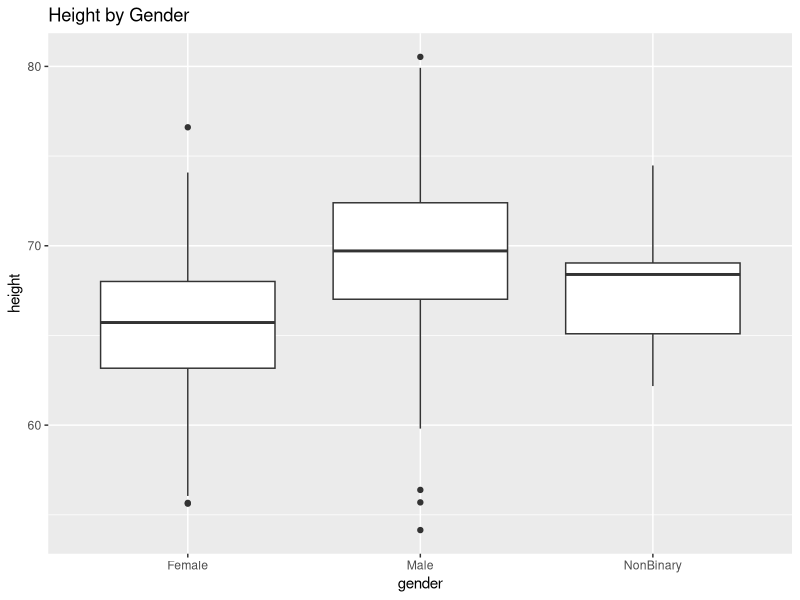
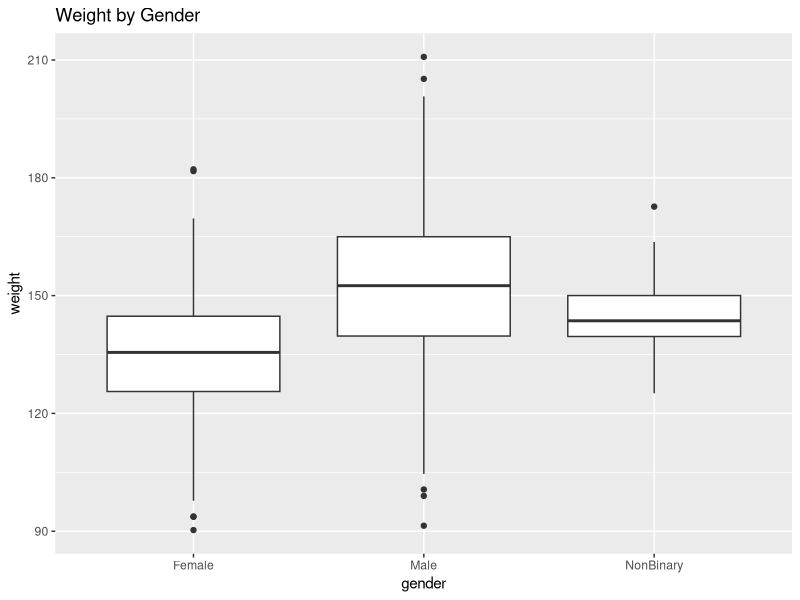
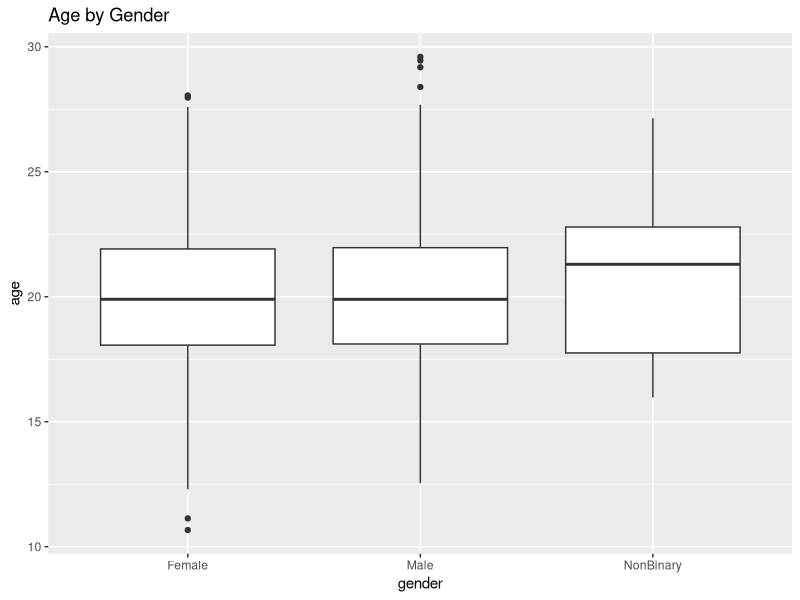
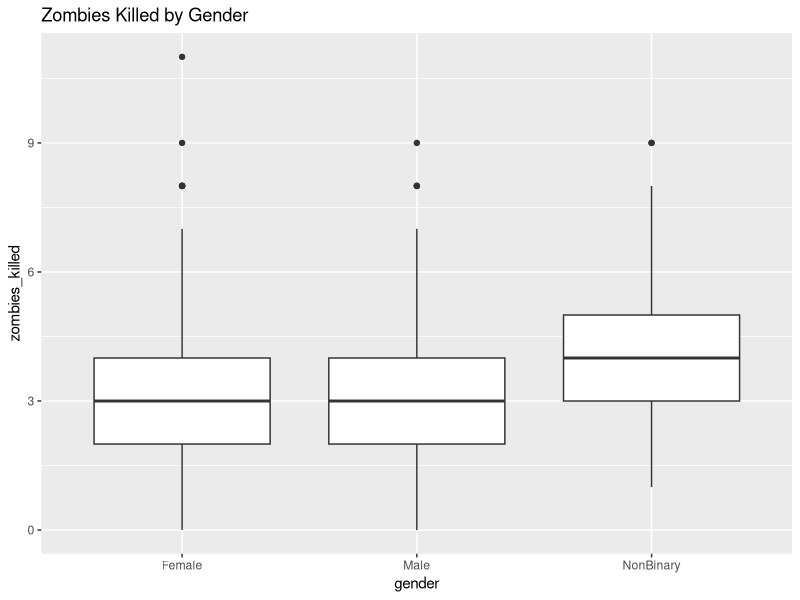
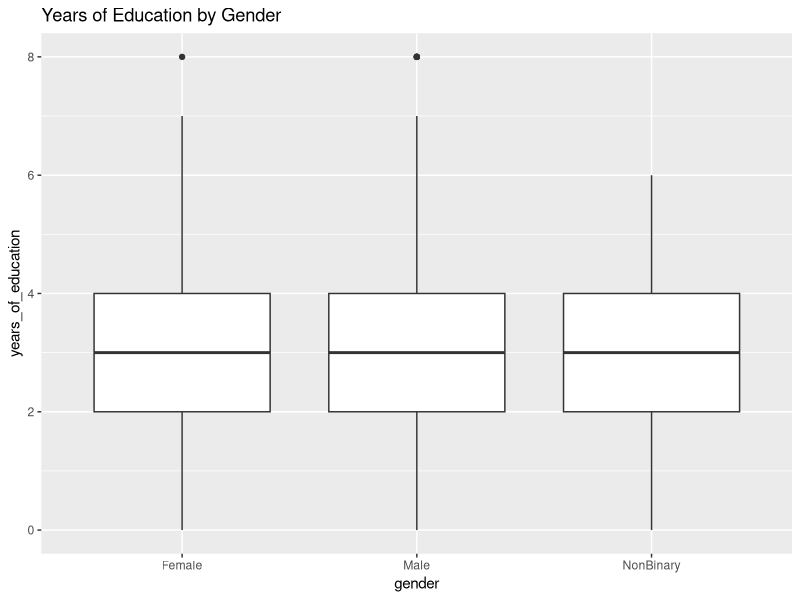
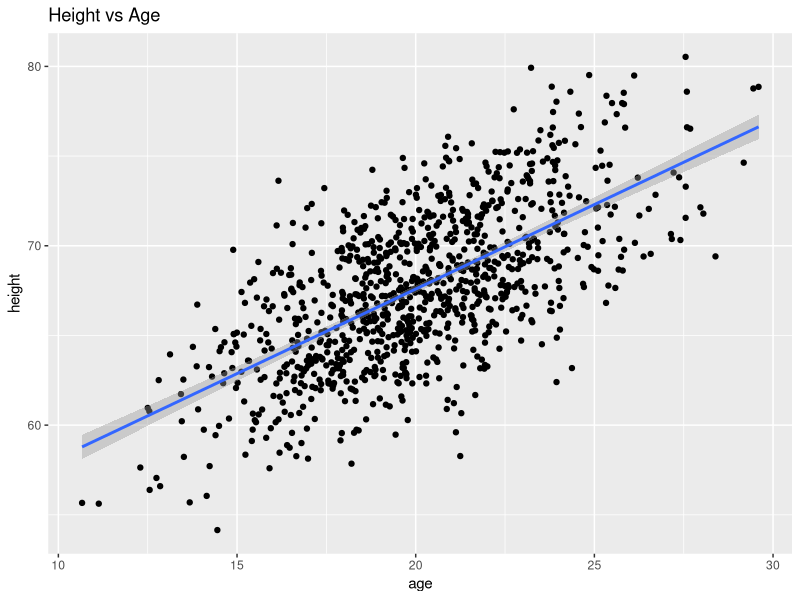
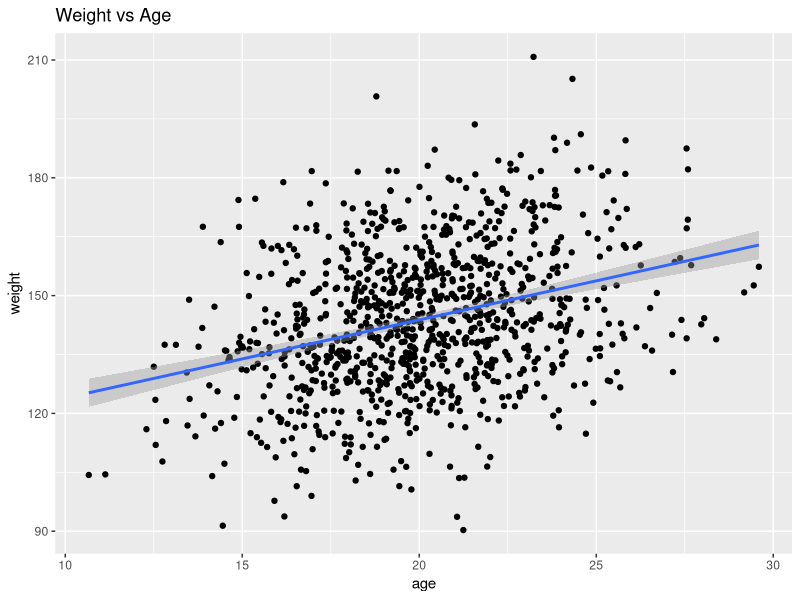
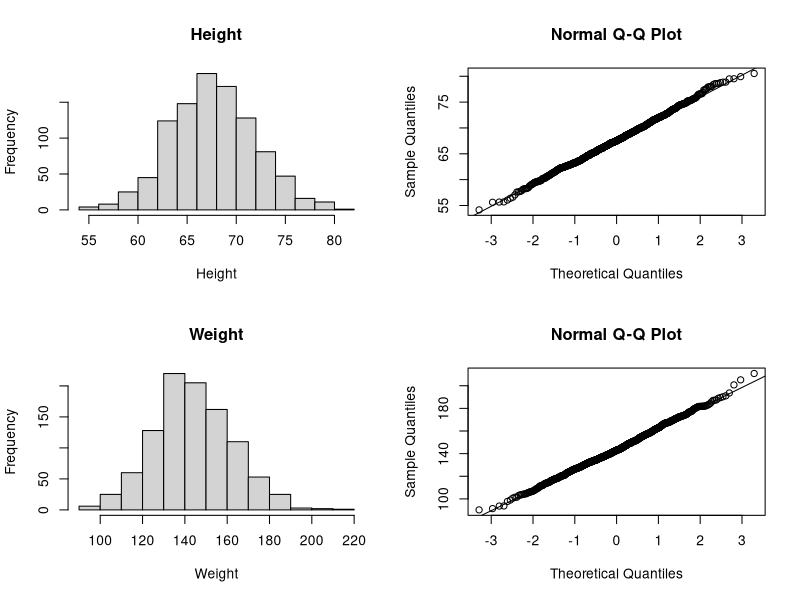

Source code (R) for these figures, in order:
## ---- chunk 1
knitr::opts_chunk$set(echo = TRUE)
## ---- chunk 2
zombies <- read.csv("zombies.csv")
## ---- chunk 3
# Create a dataframe to store population statistics
pop_stats <- data.frame(Variable = c("height", "weight", "age", "zombies_killed", "years_of_education"), Mean = numeric(5), SD = numeric(5))

# Height
pop_stats$Mean[1] <- mean(zombies$height)
pop_stats$SD[1] <- sqrt(mean((zombies$height - mean(zombies$height))^2))

# Weight
pop_stats$Mean[2] <- mean(zombies$weight)
pop_stats$SD[2] <- sqrt(mean((zombies$weight - mean(zombies$weight))^2))

# Age
pop_stats$Mean[3] <- mean(zombies$age)
pop_stats$SD[3] <- sqrt(mean((zombies$age - mean(zombies$age))^2))

# Zombies Killed
pop_stats$Mean[4] <- mean(zombies$zombies_killed)
pop_stats$SD[4] <- sqrt(mean((zombies$zombies_killed - mean(zombies$zombies_killed))^2))

# Years of Education
pop_stats$Mean[5] <- mean(zombies$years_of_education)
pop_stats$SD[5] <- sqrt(mean((zombies$years_of_education - mean(zombies$years_of_education))^2))

# Display Results
pop_stats
## ---- chunk 4
library(ggplot2)
# Height by Gender
ggplot(zombies, aes(x = gender, y = height)) + geom_boxplot() + ggtitle("Height by Gender")

# Weight by Gender
ggplot(zombies, aes(x = gender, y = weight)) + geom_boxplot() + ggtitle("Weight by Gender")

# Age by Gender
ggplot(zombies, aes(x = gender, y = age)) + geom_boxplot() + ggtitle("Age by Gender")

# Zombies Killed by Gender
ggplot(zombies, aes(x = gender, y = zombies_killed)) + geom_boxplot() + ggtitle("Zombies Killed by Gender")

# Years of Education by Gender
ggplot(zombies, aes(x = gender, y = years_of_education)) + geom_boxplot() + ggtitle("Years of Education by Gender")
## ---- chunk 5
# Height vs Age
ggplot(zombies, aes(x = age, y = height)) + geom_point() + geom_smooth(method = 'lm') + ggtitle("Height vs Age")

# Weight vs Age
ggplot(zombies, aes(x = age, y = weight)) + geom_point() + geom_smooth(method = 'lm') + ggtitle("Weight vs Age")

## Height and age have a stronger positive relationship than that of weight and age.
## ---- chunk 6
par(mfrow = c(2, 2))

# Height
hist(zombies$height, main = "Height", xlab = "Height")
qqnorm(zombies$height); qqline(zombies$height)

# Weight
hist(zombies$weight, main = "Weight", xlab = "Weight")
qqnorm(zombies$weight); qqline(zombies$weight)

# Age
hist(zombies$age, main = "Age", xlab = "Age")
qqnorm(zombies$age); qqline(zombies$age)

# Zombies Killed
hist(zombies$zombies_killed, main = "Zombies Killed", xlab = "Zombies Killed")
qqnorm(zombies$zombies_killed); qqline(zombies$zombies_killed)

# Years of Education
hist(zombies$years_of_education, main = "Years of Education", xlab = "Years of Education")
qqnorm(zombies$years_of_education); qqline(zombies$years_of_education)
par(mfrow = c(1, 1))
## ---- chunk 7
# Take a random sample of 30 zombie survivors
set.seed(123)
zombie_indices <- sample(1:nrow(zombies), 30, replace = FALSE)
sample_data <- zombies[zombie_indices, ]  # This line was missing

# Variables to analyze
variables <- c("height", "weight", "age", "zombies_killed", "years_of_education")

# Create a dataframe to store results
results <- data.frame(
  variable = variables,
  mean = numeric(length(variables)),
  sd = numeric(length(variables)),
  se = numeric(length(variables)),
  lower_ci = numeric(length(variables)),
  upper_ci = numeric(length(variables)))

# Calculate statistics for each variable
for (i in 1:length(variables)) {
  var_name <- variables[i]
  x <- sample_data[[var_name]]
  
  results$mean[i] <- mean(x)
  results$sd[i] <- sd(x)
  results$se[i] <- sd(x)/sqrt(length(x))
  t_critical <- qt(0.975, df = length(x) - 1)
  results$lower_ci[i] <- results$mean[i] - t_critical * results$se[i]
  results$upper_ci[i] <- results$mean[i] + t_critical * results$se[i]
}

# Print the results
print(results)
## ---- chunk 8
# Set seed
set.seed(123)

# Create matrix to store 100 sample means
sample_means <- matrix(0, nrow = 100, ncol = length(variables))
colnames(sample_means) <- variables

# Draw 100 samples and calculate means
for(i in 1:100) {zombie_sample <- zombies[sample(1:nrow(zombies), 30), ]
  for(j in 1:length(variables)) {sample_means[i, j] <- mean(zombie_sample[[variables[j]]])}}

# Convert to dataframe for easier analysis
sample_means <- as.data.frame(sample_means)

# Calculate sampling distribution statistics
results <- data.frame(Varibles = variables, Mean = sapply(sample_means, mean),SD = sapply(sample_means, sd),SE = sapply(variables, function(v) sd(zombies[[v]])/sqrt(30)))

print(results)

# Create QQ plots
par(mfrow = c(2, 3))
for(var in variables) {qqnorm(sample_means[[var]], main = paste("QQ Plot:", var))
  qqline(sample_means[[var]], col = "red")}
